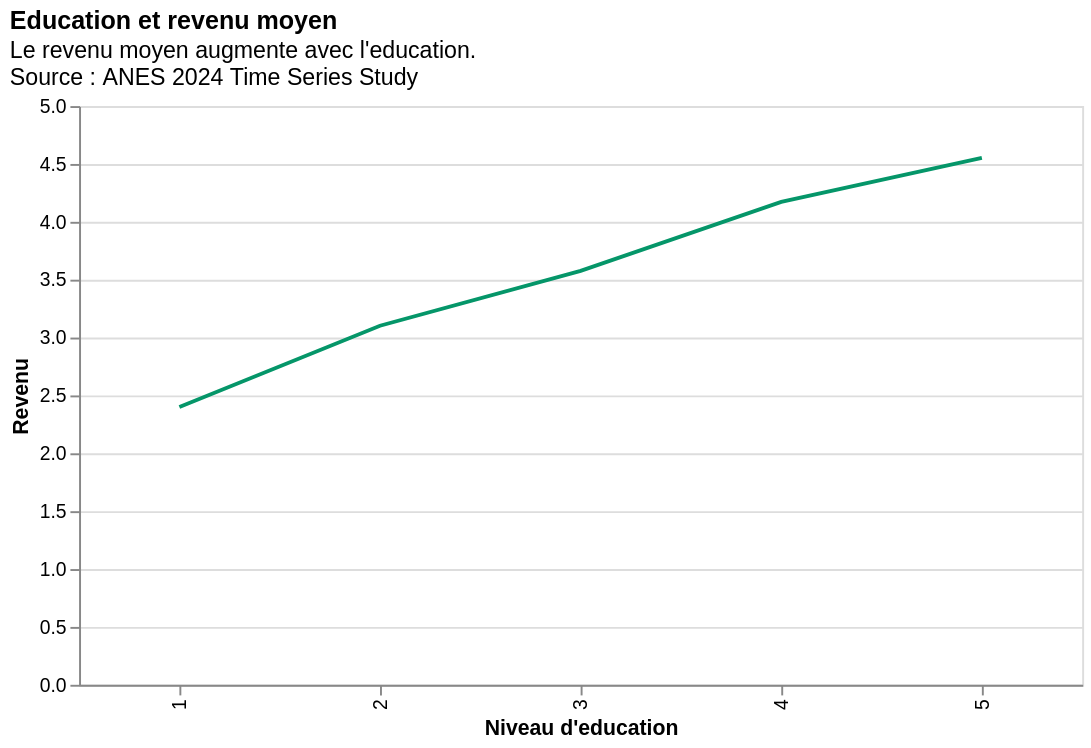

Notebook source saved alongside this figure:
### Markdown cell above
Notez que dans l'ANES, il existe des déjà des variables regroupées! La variable V241567x est déjà codéee en 6 catégories.

### Code cell
alt.Chart(inc_means2).mark_line(color='#059669').encode(
    x=alt.X('education', type='ordinal', title="Niveau d'education"),
    y=alt.Y('income_recode', type='quantitative', title='Revenu')
).properties(
    title=alt.TitleParams(
        text="Education et revenu moyen",
        subtitle=[
            "Le revenu moyen augmente avec l'education.",
            "Source : ANES 2024 Time Series Study"
        ],
        anchor='start'
    ),
    width=520,
    height=300
)

### Figure 1 — Vega specification as saved in the notebook (floating-point values rounded to 4 significant figures)
{"$schema": "https://vega.github.io/schema/vega/v6.json", "data": [{"name": "source_0", "values": [{"education": 1, "income_cat": 2.401}, {"education": 2, "income_cat": 3.102}, {"education": 3, "income_cat": 3.577}, {"education": 4, "income_cat": 4.173}, {"education": 5, "income_cat": 4.553}]}, {"name": "source_0_x_domain_education", "values": [{"education": 1}, {"education": 2}, {"education": 3}, {"education": 4}, {"education": 5}]}, {"name": "source_0_y_domain_income_cat", "values": [{"min": 2.401, "max": 4.553}]}], "marks": [{"type": "line", "name": "marks", "from": {"data": "source_0"}, "sort": {"field": "x"}, "encode": {"update": {"y": {"field": "income_cat", "scale": "y"}, "defined": {"signal": "isValid(datum[\"income_cat\"]) && isFinite(+datum[\"income_cat\"])"}, "stroke": {"value": "#059669"}, "x": {"field": "education", "scale": "x"}}}, "style": ["line"]}], "scales": [{"name": "x", "type": "point", "domain": {"data": "source_0_x_domain_education", "field": "education", "sort": true}, "range": [0, {"signal": "width"}], "padding": 0.5}, {"name": "y", "type": "linear", "domain": [{"signal": "(data(\"source_0_y_domain_income_cat\")[0] || {}).min"}, {"signal": "(data(\"source_0_y_domain_income_cat\")[0] || {}).max"}], "range": [{"signal": "height"}, 0], "nice": true, "zero": true}], "axes": [{"scale": "y", "domain": false, "gridScale": "x", "grid": true, "maxExtent": 0, "labels": false, "tickCount": {"signal": "ceil(height/40)"}, "orient": "left", "aria": false, "minExtent": 0, "ticks": false, "zindex": 0}, {"scale": "x", "labelAngle": 270, "orient": "bottom", "title": "Niveau d'education", "labelAlign": "right", "labelBaseline": "middle", "zindex": 0, "grid": false}, {"scale": "y", "title": "Revenu", "tickCount": {"signal": "ceil(height/40)"}, "zindex": 0, "grid": false, "orient": "left", "labelOverlap": true}], "title": {"text": "Education et revenu moyen", "anchor": "start", "subtitle": ["Le revenu moyen augmente avec l'education.", "Source : ANES 2024 Time Series Study"]}, "width": 520, "background": "white", "height": 300, "style": "cell", "padding": 5}
